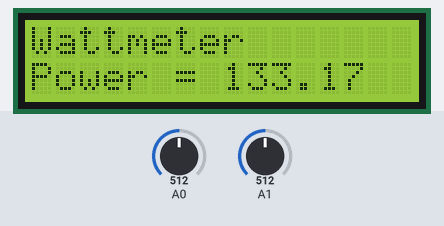
This sketch was run on a simulated Arduino Uno, built with avr-gcc and run on an emulated ATmega328P. On the bench: 16×2 character LCD. The test bench sets the inputs (shaded band); at power-on: A0 = 512, A1 = 512.

Above: at 2.2 s.
2.3 s: A0 set to 403
At 3.1 s:
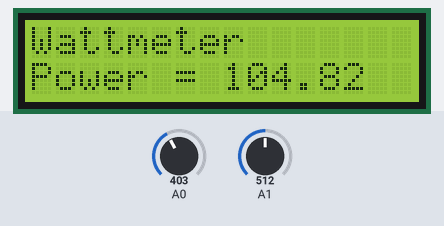
4.0 s: A0 set to 373
At 4.8 s:
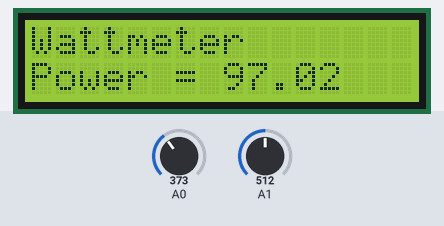
5.6 s: A1 set to 55
At 6.4 s:
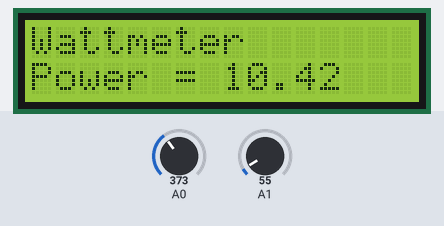
7.1 s: A1 set to 47
At 8.1 s:
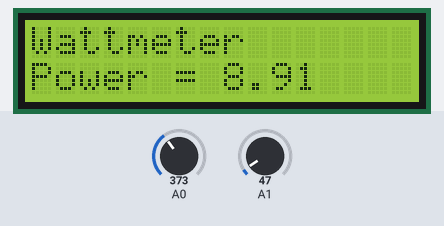
8.6 s: A1 set to 0
At 9.7 s:
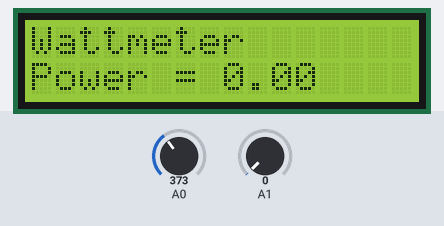
Timing chart, 0 to 11.1 s (numbered marks = the images above; inputs shaded):
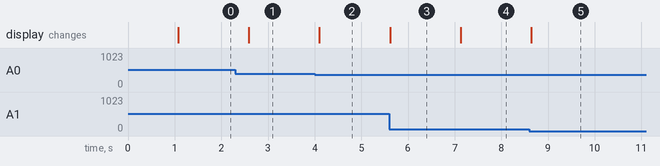

Measured:
- the behaviour switches between 385 and 384 on A0 (found by bisection; images 1 and 2)
- the behaviour switches between 53 and 52 on A1 (found by bisection; images 3 and 4)
- after the input at 2.3 s, the display: changes after 0.29 s (image 1)
- after the input at 4.0 s, the display: changes after 0.10 s (image 2)
- after the input at 5.6 s, the display: changes at once (image 3)
- after the input at 7.1 s, the display: changes at once (image 4)
- after the input at 8.6 s, the display: changes at once (image 5)

The sketch:

wattmeter.ino
```cpp
#include <LiquidCrystal.h>

LiquidCrystal lcd(12, 11, 5, 4, 3, 2);   // initialize the library with the numbers of the interface pins
float vin=0.0;
float power=0.0;
float temp=0.0;
float Iin=0.0;
float r1=36000.0;                       // Set the value of resister R1
float r2=4000.0;                       // Set the value of resister R2

void setup() {
  Serial.begin(9600);
  lcd.begin(16, 2);                    // set up the LCD's number of columns and rows:
  lcd.print("Wattmeter 219031465");     // Print a message to the LCD.
  delay(1000);
  lcd.clear();
  lcd.print("Wattmeter");
}

void loop() {
  int analog_val=analogRead(A0);      // read the value of analog pin A0 and store it in the variable analog_val
  int analog_val2=analogRead(A1);
  temp = (analog_val * 5.0)/1024.0;
  vin = temp/(r2/(r1+r2));
  Iin = (analog_val2*0.00489)/(0.47);
  power = vin*Iin;
  if(power<0.1)
  {
    power=0.0;
  }
  lcd.setCursor(0, 1);        // set the cursor to column 0 line 1
  lcd.print("Power = ");    // print the voltage
  lcd.println(power);
  delay(300);
}
```
